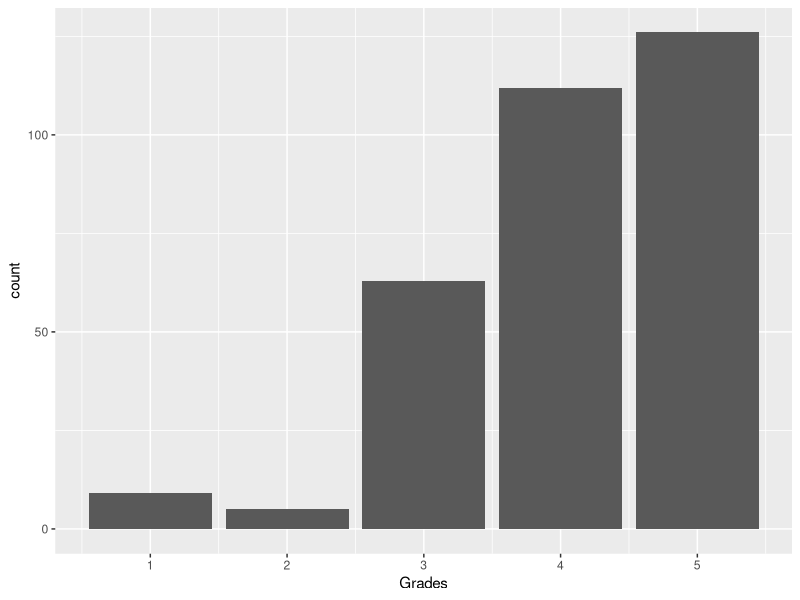
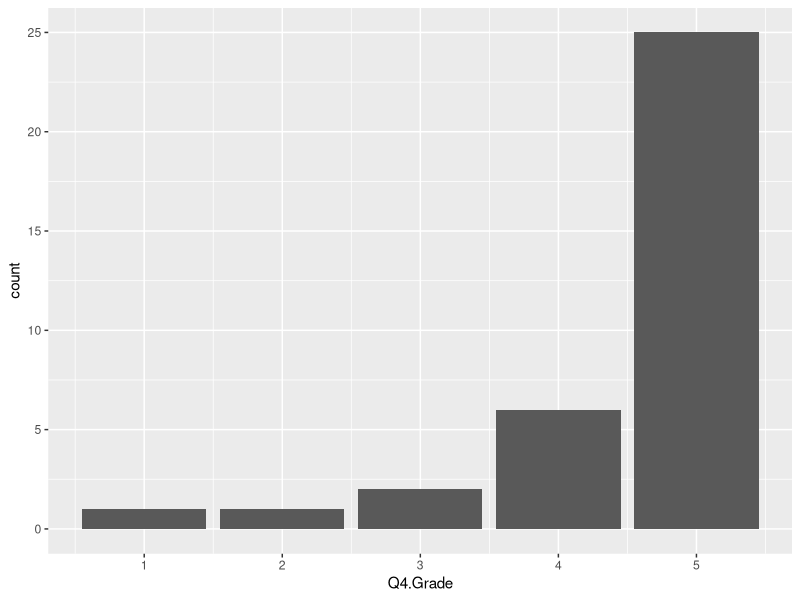
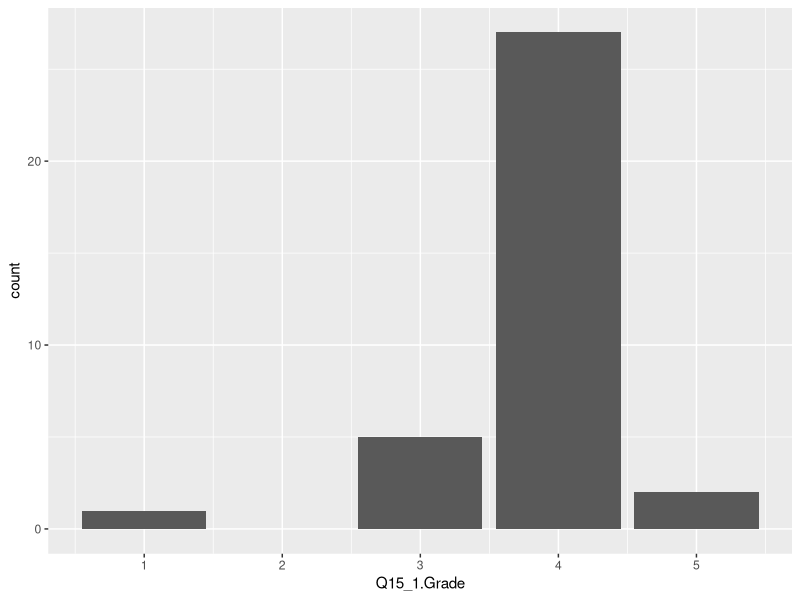
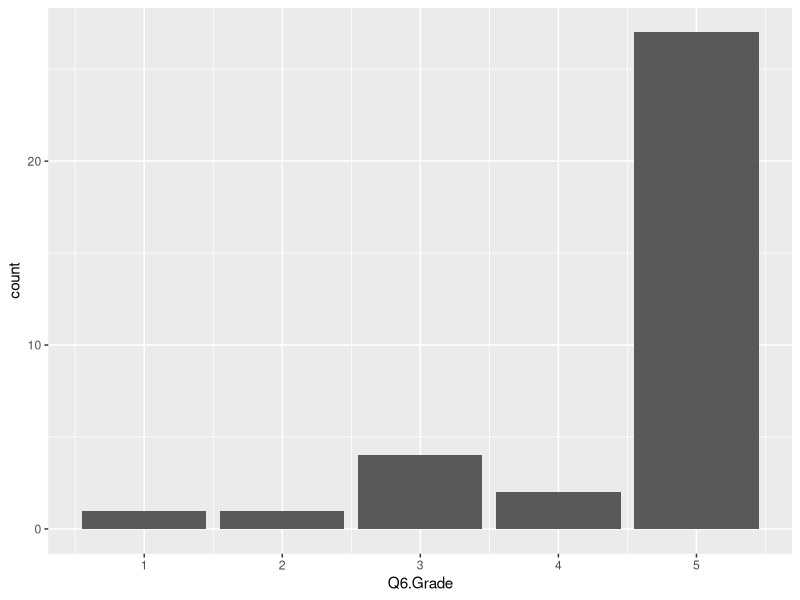
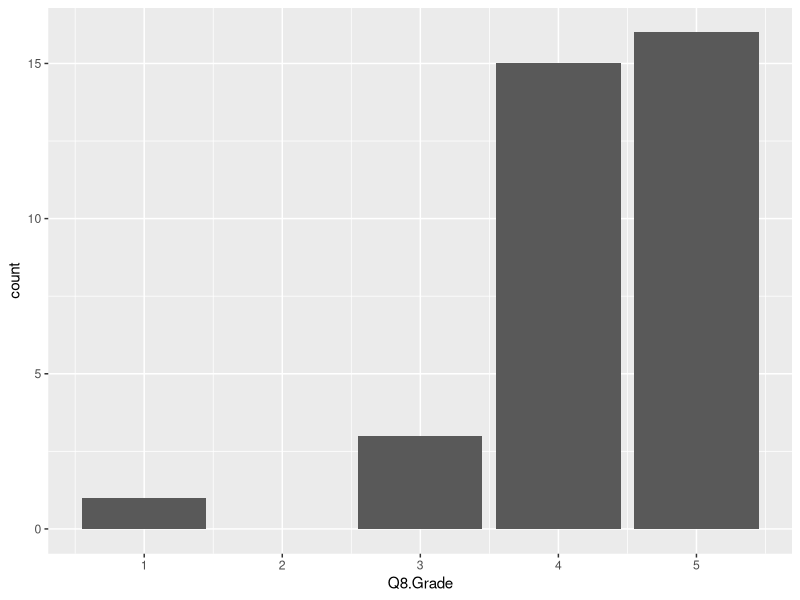
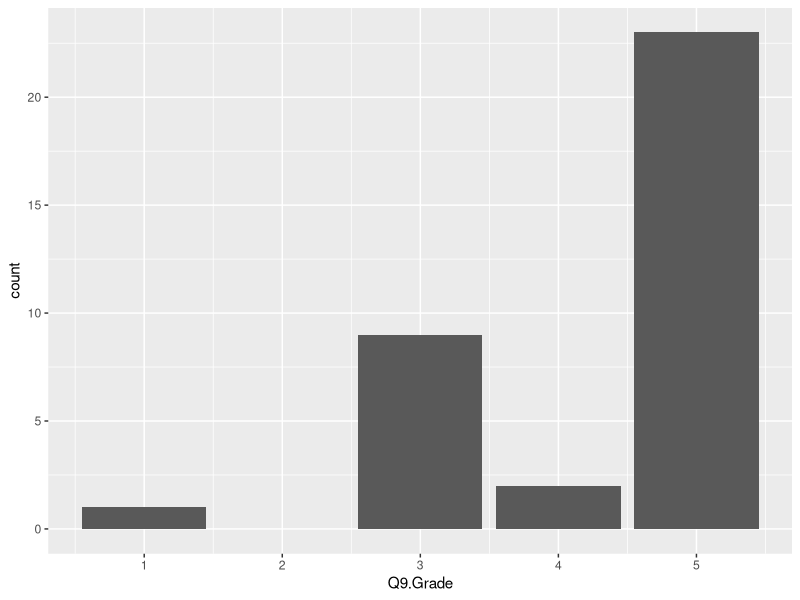
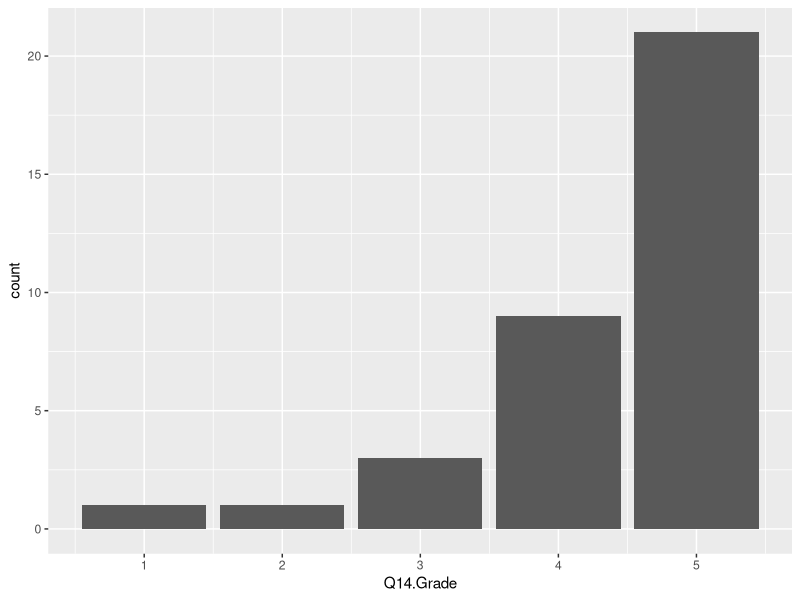
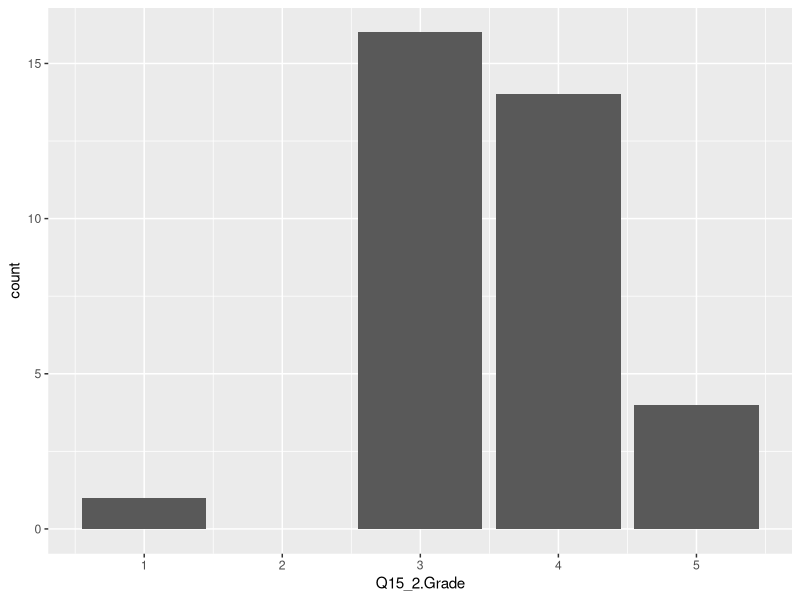

The R source for these figures, in order:
## ---- chunk 1
knitr::opts_chunk$set(echo = TRUE)
## ---- chunk 2
setwd("~/Documents/FROST-SUMMER-2022/Winter2021")

library(tidyverse)
library(readxl)  
CK5.1 <- read_excel("FROST Grading CK 5.1_final (Winter 2021).xlsx")
## ---- chunk 3
CK5.1_clean = subset(CK5.1, select = -c(Student:GroupCK.5.1))

CK5.1_clean <- drop_na(CK5.1_clean)

colnames(CK5.1_clean)[2] <- "Q15_1.Grade"
colnames(CK5.1_clean)[7] <- "Q15_2.Grade"
## ---- chunk 4
CK5.1_all <- data.frame(unlist(CK5.1_clean))
colnames(CK5.1_all)[1] <- "Grades"
## ---- chunk 5
CK5.1_all %>%
  count(Grades)
## ---- chunk 6
CK5.1_all %>%
  ggplot() +
  geom_bar(aes(x = Grades))
## ---- chunk 7
CK5.1_clean %>%
  count(Q4.Grade)
## ---- chunk 8
CK5.1_clean %>%
  ggplot() +
  geom_bar(aes(x = Q4.Grade))
## ---- chunk 9
CK5.1_clean %>%
  count(Q15_1.Grade)
## ---- chunk 10
CK5.1_clean %>%
  ggplot() +
  geom_bar(aes(x = Q15_1.Grade))
## ---- chunk 11
CK5.1_clean %>%
  count(Q6.Grade)
## ---- chunk 12
CK5.1_clean %>%
  ggplot() +
  geom_bar(aes(x = Q6.Grade))
## ---- chunk 13
CK5.1_clean %>%
  count(Q8.Grade)
## ---- chunk 14
CK5.1_clean %>%
  ggplot() +
  geom_bar(aes(x = Q8.Grade))
## ---- chunk 15
CK5.1_clean %>%
  count(Q9.Grade)
## ---- chunk 16
CK5.1_clean %>%
  ggplot() +
  geom_bar(aes(x = Q9.Grade))
## ---- chunk 17
CK5.1_clean %>%
  count(Q14.Grade)
## ---- chunk 18
CK5.1_clean %>%
  ggplot() +
  geom_bar(aes(x = Q14.Grade))
## ---- chunk 19
CK5.1_clean %>%
  count(Q15_2.Grade)
## ---- chunk 20
CK5.1_clean %>%
  ggplot() +
  geom_bar(aes(x = Q15_2.Grade))
## ---- chunk 21
CK5.1_clean %>%
  count(Q17.Grade)
## ---- chunk 22
CK5.1_clean %>%
  ggplot() +
  geom_bar(aes(x = Q17.Grade))
## ---- chunk 23
CK5.1_clean %>%
  count(Q18.Grade)
## ---- chunk 24
CK5.1_clean %>%
  ggplot() +
  geom_bar(aes(x = Q18.Grade))
